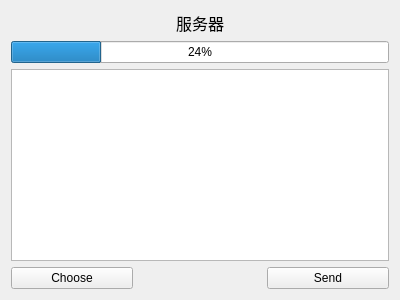
<?xml version="1.0" encoding="UTF-8"?>
<ui version="4.0">
 <class>Server</class>
 <widget class="QWidget" name="Server">
  <property name="geometry">
   <rect>
    <x>0</x>
    <y>0</y>
    <width>400</width>
    <height>300</height>
   </rect>
  </property>
  <property name="windowTitle">
   <string>Server</string>
  </property>
  <layout class="QGridLayout" name="gridLayout">
   <item row="0" column="0">
    <spacer name="horizontalSpacer_2">
     <property name="orientation">
      <enum>Qt::Horizontal</enum>
     </property>
     <property name="sizeHint" stdset="0">
      <size>
       <width>124</width>
       <height>20</height>
      </size>
     </property>
    </spacer>
   </item>
   <item row="0" column="1">
    <widget class="QLabel" name="label_Title">
     <property name="font">
      <font>
       <family>华文行楷</family>
       <pointsize>12</pointsize>
      </font>
     </property>
     <property name="text">
      <string>服务器</string>
     </property>
     <property name="alignment">
      <set>Qt::AlignCenter</set>
     </property>
    </widget>
   </item>
   <item row="0" column="2">
    <spacer name="horizontalSpacer_3">
     <property name="orientation">
      <enum>Qt::Horizontal</enum>
     </property>
     <property name="sizeHint" stdset="0">
      <size>
       <width>124</width>
       <height>20</height>
      </size>
     </property>
    </spacer>
   </item>
   <item row="1" column="0" colspan="3">
    <widget class="QProgressBar" name="progressBar">
     <property name="value">
      <number>24</number>
     </property>
    </widget>
   </item>
   <item row="2" column="0" colspan="3">
    <widget class="QTextEdit" name="textEdit"/>
   </item>
   <item row="3" column="0">
    <widget class="QPushButton" name="pushButton_Choose">
     <property name="text">
      <string>Choose</string>
     </property>
    </widget>
   </item>
   <item row="3" column="1">
    <spacer name="horizontalSpacer">
     <property name="orientation">
      <enum>Qt::Horizontal</enum>
     </property>
     <property name="sizeHint" stdset="0">
      <size>
       <width>123</width>
       <height>20</height>
      </size>
     </property>
    </spacer>
   </item>
   <item row="3" column="2">
    <widget class="QPushButton" name="pushButton_Send">
     <property name="text">
      <string>Send</string>
     </property>
    </widget>
   </item>
  </layout>
 </widget>
 <layoutdefault spacing="6" margin="11"/>
 <resources/>
 <connections/>
</ui>
